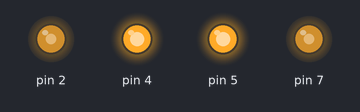
The sketch below on a simulated Arduino Mega 2560, built with avr-gcc and run on an emulated ATmega2560. On the bench: output pins drawn as LEDs (lit = HIGH). Pins used as bus, display or sensor lines are not drawn.

Above: at 0.05 s.
At 5.95 s:
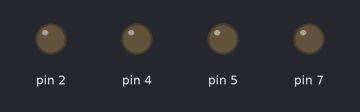
Timing chart, 0 to 7.8 s (numbered marks = the images above):
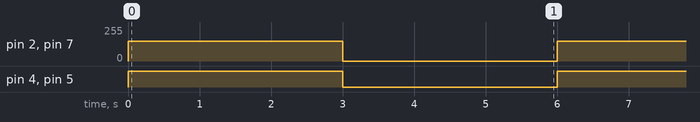

Measured:
- by itself, pin 2, pin 7: alternates 150/255 for 3.0 s and 0/255 for 3.0 s
- by itself, pin 4, pin 5: alternates HIGH for 3.0 s and LOW for 3.0 s

The sketch:

Motor.ino
```cpp
#include<math.h>

#define LEFT_MOTOR_REVERSE digitalWrite(3,HIGH);digitalWrite(4,LOW);
#define LEFT_MOTOR_FORWERD digitalWrite(4,HIGH);digitalWrite(3,LOW);
#define RIGHT_MOTOR_REVERSE digitalWrite(5,HIGH);digitalWrite(6,LOW);
#define RIGHT_MOTOR_FORWERD digitalWrite(6,HIGH);digitalWrite(5,LOW);

int read;
int irArray[6];

void setup() {

// set Motor PINS
  for(int i=0;i<6;i++){
    pinMode(2+i,OUTPUT);
  }

//set SensorPanel Pins
  for(int i=0;i<12;i+=2){
    pinMode(30+i,INPUT);
  }

}

// the loop routine runs over and over again forever:
void loop() {

  rMotorForward(150);
  lMotorForward(150);

  delay(3000);

  motorBrake();
  motorStop();
  delay(3000);
}

void lMotorForward(int pwm){
  digitalWrite(4,HIGH);
  digitalWrite(3,LOW);
  analogWrite(2, pwm);
}

void rMotorForward(int pwm){
  digitalWrite(5,HIGH);
  digitalWrite(6,LOW);
  analogWrite(7, pwm);
}

void motorForward(int pwml,int pwmr){
  rMotorForward(pwmr);
  lMotorForward(pwml);
}

void motorStop(){

  digitalWrite(4,LOW);
  digitalWrite(3,LOW);
  analogWrite(2, 0);
  digitalWrite(6,LOW);
  digitalWrite(5,LOW);
  analogWrite(7, 0);

}

void motorBrake(){

  digitalWrite(4,HIGH);
  digitalWrite(3,HIGH);
  analogWrite(2, 255);
  digitalWrite(6,HIGH);
  digitalWrite(5,HIGH);
  analogWrite(7, 255);

}
```
